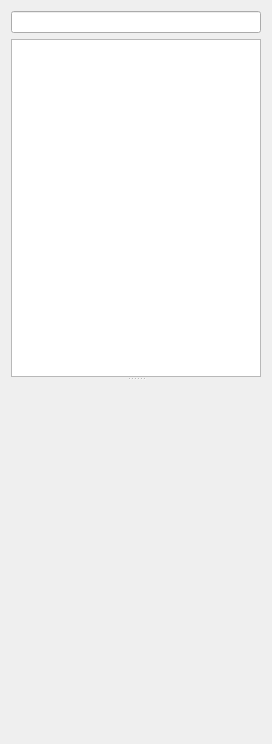
<ui version="4.0" >
 <class>modelPreviewDialog</class>
 <widget class="QDialog" name="modelPreviewDialog" >
  <property name="geometry" >
   <rect>
    <x>0</x>
    <y>0</y>
    <width>272</width>
    <height>744</height>
   </rect>
  </property>
  <property name="windowTitle" >
   <string>Dialog</string>
  </property>
  <layout class="QGridLayout" >
   <item row="0" column="0" >
    <widget class="QLineEdit" name="modelSearchBox" />
   </item>
   <item row="1" column="0" >
    <widget class="QSplitter" name="splitter" >
     <property name="orientation" >
      <enum>Qt::Vertical</enum>
     </property>
     <widget class="QListWidget" name="listWidget" />
     <widget class="QWidget" native="1" name="modelPreviewWindow" >
      <property name="minimumSize" >
       <size>
        <width>200</width>
        <height>200</height>
       </size>
      </property>
     </widget>
    </widget>
   </item>
  </layout>
 </widget>
 <resources/>
 <connections>
  <connection>
   <sender>modelSearchBox</sender>
   <signal>textChanged(QString)</signal>
   <receiver>listWidget</receiver>
   <slot>clearSelection()</slot>
   <hints>
    <hint type="sourcelabel" >
     <x>115</x>
     <y>20</y>
    </hint>
    <hint type="destinationlabel" >
     <x>114</x>
     <y>48</y>
    </hint>
   </hints>
  </connection>
 </connections>
</ui>
